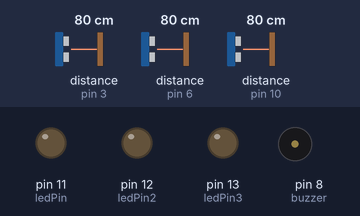
A sketch run on a simulated Arduino Uno, built with avr-gcc and run on an emulated ATmega328P. On the bench: output pins drawn as LEDs (lit = HIGH), buzzer (waves = sounding). Wiring (inferred from the names in the program): 3 × ultrasonic range finder: trigger pin 2, echo pin 3 / trigger pin 5, echo pin 6 / trigger pin 9, echo pin 10. The test bench sets the inputs (shaded band); at power-on: distance to the obstacle (sensors on pin 3, pin 6, pin 10) 80 cm. The echo pulse lasts 58.3 µs per cm; pins used as bus, display or sensor lines are not drawn; what the sketch prints to the serial monitor is not drawn.

Above: at 1.2 s.
1.3 s: distance to the obstacle (sensor on pin 3) set to 35 cm
3.3 s: distance to the obstacle (sensor on pin 3) set to 27 cm
At 3.55 s:
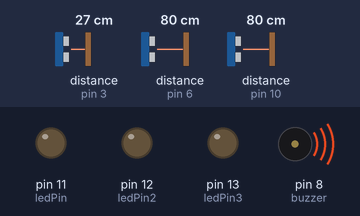
At 4.18 s:
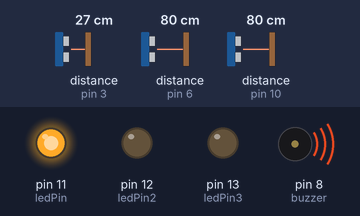
6.3 s: distance to the obstacle (sensor on pin 6) set to 35 cm
9.3 s: distance to the obstacle (sensor on pin 6) set to 28 cm
At 10.13 s:
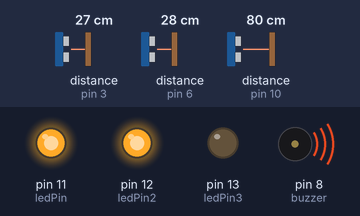
12.3 s: distance to the obstacle (sensor on pin 10) set to 33 cm
15.3 s: distance to the obstacle (sensor on pin 10) set to 28 cm
At 15.91 s:
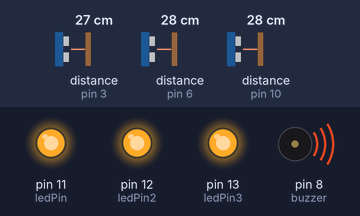
Timing chart, 0 to 19.3 s (numbered marks = the images above; inputs shaded):
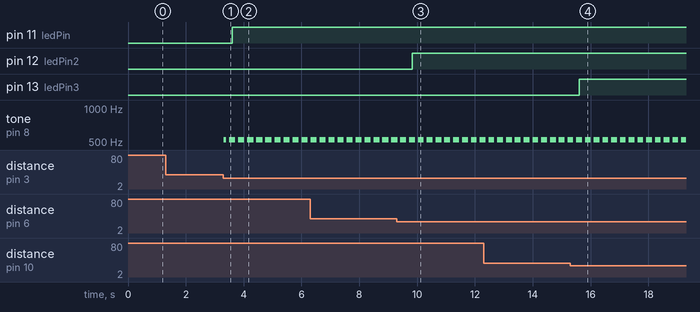

Measured:
- the behaviour switches between 32 and 31 cm on distance to the obstacle (sensor on pin 3) (found by bisection; images 0 and 1)
- the behaviour switches between 32 and 31 cm on distance to the obstacle (sensor on pin 6) (found by bisection; images 2 and 3)
- the behaviour switches between 32 and 31 cm on distance to the obstacle (sensor on pin 10) (found by bisection; images 3 and 4)
- after the input at 1.3 s, every drawn part: stays the same
- after the input at 3.3 s, pin 11 (ledPin): LOW → HIGH after 0.30 s; tone on pin 8 (buzzer): silent → 523 Hz at once, then repeats every 0.31 s: silent 0.10 s, 523 Hz 0.21 s
- after the input at 9.3 s, pin 12 (ledPin2): LOW → HIGH after 0.53 s
- after the input at 15.3 s, pin 13 (ledPin3): LOW → HIGH after 0.31 s

The sketch:

Cajita_Musical_V1.ino
```cpp
int ledPin = 11;
int ledPin2 = 12;
int ledPin3 = 13;

int trigPin = 2;
int echoPin = 3;

int trigPin2 = 5;
int echoPin2 = 6;

int trigPin3 = 9;
int echoPin3 = 10;

int buzzer = 8;
int tiempo = 100;

long DO = 523.25;//definimos las frecuencias de las notas
long RE = 587.33;
long MI = 659.26;
long FA = 698.46;
long SOL = 783.99;
long LA = 880; //PALABRA CLAVE = phyjunior
long SI = 987.77;
long DO6 = 1174.66;


//FUNCION DEL TONE
void notaMusical(int distancia){
  if (distancia <= 30 && distancia > 24) {
    tone(buzzer, DO);
    delay(tiempo);
    noTone(buzzer);
    delay(tiempo);
    tone(buzzer, DO);
    delay(tiempo);
  }
  else if (distancia <= 24 && distancia > 20) {
    tone(buzzer, RE);
    delay(tiempo);
    noTone(buzzer);
    delay(tiempo);
    tone(buzzer, RE);
    delay(tiempo);
  }
  else if (distancia <= 20 && distancia > 17) {
    tone(buzzer, MI);
    delay(100);
    noTone(buzzer);
    delay(100);
    tone(buzzer, MI);
    delay(100);
  }
  else if (distancia <= 17 && distancia > 14) {
    tone(buzzer, FA);
    delay(tiempo);
    noTone(buzzer);
    delay(tiempo);
    tone(buzzer, FA);
    delay(tiempo);
  }
  else if (distancia <= 14 && distancia > 10) {
    tone(buzzer, SOL);
    delay(100);
    noTone(buzzer);
    delay(100);
    tone(buzzer, SOL);
    delay(100);
  }
  else if (distancia <= 10 && distancia > 8) {
    tone(buzzer, LA);
    delay(tiempo);
    noTone(buzzer);
    delay(tiempo);
    tone(buzzer, LA);
    delay(tiempo);
  }
  else if (distancia <= 8 && distancia > 6) {
    tone(buzzer, SI);
    delay(tiempo);
    noTone(buzzer);
    delay(tiempo);
    tone(buzzer, SI);
    delay(tiempo);
  }
  else if (distancia == 6) {
    tone(buzzer, DO6);
    delay(tiempo);
    noTone(buzzer);
    delay(tiempo);
    tone(buzzer, DO6);
    delay(tiempo);
  }
  else {
    noTone(buzzer);
    Serial.print("Apagado");

  }
}
void setup() {
  Serial.begin (9600);
  pinMode(buzzer, OUTPUT);

  pinMode(trigPin, OUTPUT);
  pinMode(echoPin, INPUT);

  pinMode(trigPin2, OUTPUT);
  pinMode(echoPin2, INPUT);

  pinMode(trigPin3, OUTPUT);
  pinMode(echoPin3, INPUT);

  pinMode(ledPin, OUTPUT);
  pinMode(ledPin2, OUTPUT);
  pinMode(ledPin3, OUTPUT);

  //SE LOS INICIALIZA CON 0
  digitalWrite(trigPin, LOW);
  digitalWrite(trigPin2, LOW);
  digitalWrite(trigPin3, LOW);
}

void loop() {

  int t1; //timepo que demora en llegar el eco al 1
  int d1; //distancia en centimetros del 1

  int t2; //timepo que demora en llegar el eco al 2
  int d2; //distancia en centimetros del 2

  int t3; //timepo que demora en llegar el eco al 3
  int d3; //distancia en centimetros del 3


  digitalWrite(trigPin, HIGH);
  delayMicroseconds(10);          //Enviamos un pulso de 10us
  digitalWrite(trigPin, LOW);
  t1 = pulseIn(echoPin, HIGH); //obtenemos el ancho del pulso
  d1 = (t1 / 2) / 29.1;           //escalamos el tiempo a una distancia en cm


  //SENSOR 1
  notaMusical(d1);
  if (d1 <= 30 && d1>=6) {
    digitalWrite (ledPin, HIGH);
    Serial.print("Distancia del UNO: ");
    Serial.print(d1);      //Enviamos serialmente el valor de la distancia
    Serial.print("cm");
    Serial.println();

  }else{
    digitalWrite (ledPin, 0);

  }
  //SENSOR2
  digitalWrite(trigPin2, HIGH);
  delayMicroseconds(10);          //Enviamos un pulso de 10us
  digitalWrite(trigPin2, LOW);
  t2 = pulseIn(echoPin2, HIGH); //obtenemos el ancho del pulso
  d2 = (t2 / 2) / 29.1;           //escalamos el tiempo a una distancia en cm

  notaMusical(d2);
  if (d2 <= 30 && d2>=6) {
    digitalWrite (ledPin2, HIGH);

    Serial.print("Distancia del DOS: ");
    Serial.print(d2);      //Enviamos serialmente el valor de la distancia
    Serial.print("cm");
    Serial.println();


  }else{
    digitalWrite (ledPin2, 0);
  }


  //SENSOR3


  digitalWrite(trigPin3, HIGH);
  delayMicroseconds(10);          //Enviamos un pulso de 10us
  digitalWrite(trigPin3, LOW);
  t3 = pulseIn(echoPin3, HIGH); //obtenemos el ancho del pulso
  d3 = (t3 / 2) / 29.1;            //escalamos el tiempo a una distancia en cm

  notaMusical(d3);
  if (d3 <= 30 && d3>=6) {
    digitalWrite (ledPin3, HIGH);
    Serial.print("Distancia del TRES: ");
    Serial.print(d3);      //Enviamos serialmente el valor de la distancia
    Serial.print("cm");
    Serial.println();


  }else{
   digitalWrite (ledPin3, 0);
  }


  //Serial.print(d1);
  //Serial.print("\n");

}
```
